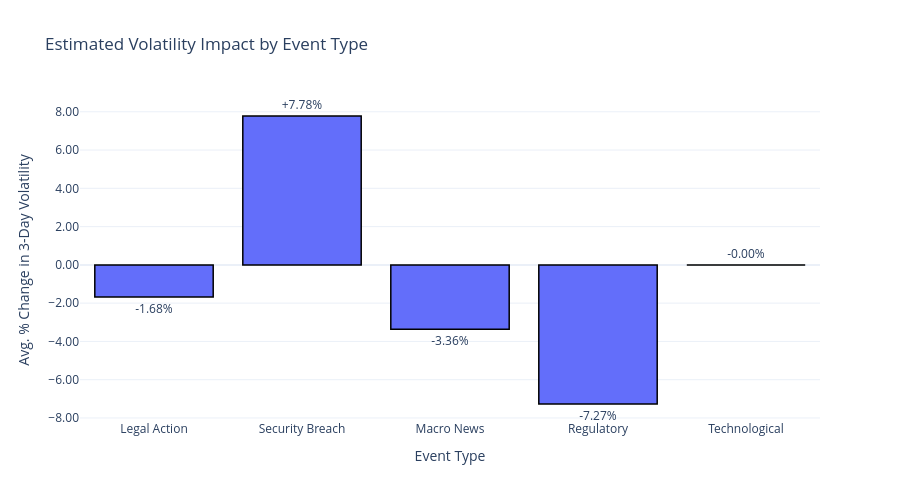

The cell this chart's notebook holds for it:
### Code cell
import plotly.graph_objects as go

# Separate event names and ATE values
event_names = [e[0] for e in event_impacts]
ate_values = [e[1] for e in event_impacts]

# Create interactive bar chart
fig = go.Figure(data=[
    go.Bar(
        x=event_names,
        y=ate_values,
        text=[f"{val:+.2f}%" for val in ate_values],
        textposition='outside',
        marker=dict(line=dict(width=1.5, color='black'))
    )
])

fig.update_layout(
    title="Estimated Volatility Impact by Event Type",
    xaxis_title="Event Type",
    yaxis_title="Avg. % Change in 3-Day Volatility",
    yaxis=dict(tickformat=".2f"),
    template="plotly_white",
    height=500
)

fig.show()

### Figure 1 — Plotly figure (JSON) as saved in the notebook; plotly's stock layout.template omitted (floating-point values rounded to 4 significant figures)
{"data": [{"marker": {"line": {"color": "black", "width": 1.5}}, "text": ["-1.68%", "+7.78%", "-3.36%", "-7.27%", "-0.00%"], "textposition": "outside", "type": "bar", "x": ["Legal Action", "Security Breach", "Macro News", "Regulatory", "Technological"], "y": [-1.68, 7.78, -3.36, -7.27, 0]}], "layout": {"height": 500, "title": {"text": "Estimated Volatility Impact by Event Type"}, "xaxis": {"title": {"text": "Event Type"}}, "yaxis": {"tickformat": ".2f", "title": {"text": "Avg. % Change in 3-Day Volatility"}}}}
